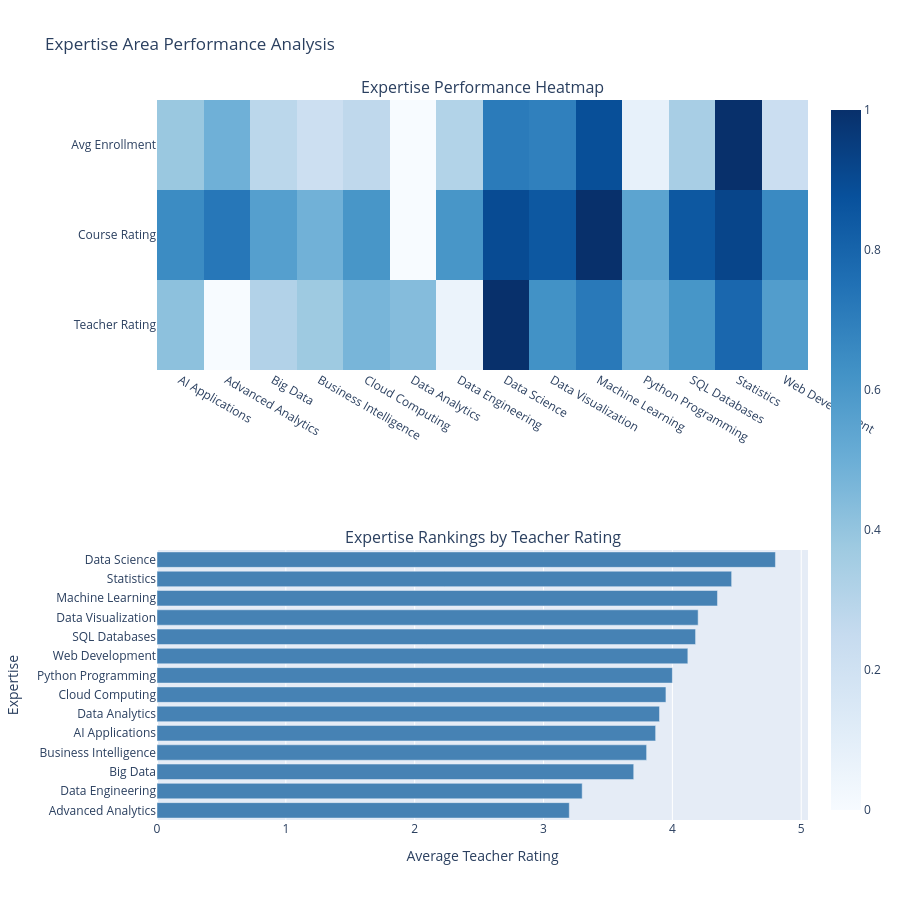

Source (notebook cell):
### Markdown cell above
## Phase 8: Expertise-Based Performance Analysis

### Code cell
print("\n" + "=" * 80)
print("PHASE 8: EXPERTISE-BASED PERFORMANCE ANALYSIS")
print("=" * 80)

# 8.1 Expertise Performance Metrics
print("\n" + "─" * 80)
print("8.1 EXPERTISE PERFORMANCE METRICS")
print("─" * 80)

expertise_analysis = integrated_data.groupby('Expertise').agg({
    'TeacherRating': 'mean',
    'CourseRating': 'mean',
    'EnrollmentCount': 'sum',
    'TeacherID': 'count'
}).round(2).sort_values('TeacherRating', ascending=False)

expertise_analysis.columns = ['Avg Teacher Rating', 'Avg Course Rating', 'Total Enrollments', 'Num Courses']
print(f"\n{expertise_analysis.to_string()}")

# Identify best and weak performing areas
print("\n" + "─" * 80)
print("8.2 PERFORMANCE RANKINGS")
print("─" * 80)

best_expertise = expertise_analysis.nlargest(5, 'Avg Teacher Rating')
weak_expertise = expertise_analysis.nsmallest(5, 'Avg Teacher Rating')

print(f"\n🏆 Top 5 Best-Performing Expertise Areas:")
print(best_expertise.to_string())

print(f"\n⚠️  Bottom 5 Expertise Areas (Training Needed):")
print(weak_expertise.to_string())

# Training opportunities
print(f"\n💡 Training Opportunities:")
for exp in weak_expertise.index:
    gap = best_expertise['Avg Teacher Rating'].mean() - expertise_analysis.loc[exp, 'Avg Teacher Rating']
    print(f"  • {exp}: {gap:.2f} points below best (Priority: HIGH)")

# Visualizations
fig = make_subplots(
    rows=2, cols=1,
    subplot_titles=("Expertise Performance Heatmap", "Expertise Rankings by Teacher Rating"),
    specs=[[{"type": "heatmap"}],
           [{"type": "bar"}]]
)

# Create data for heatmap
expertise_metrics = integrated_data.groupby('Expertise').agg({
    'TeacherRating': 'mean',
    'CourseRating': 'mean',
    'EnrollmentCount': 'mean'
}).reset_index()

# Normalize for better visualization
from sklearn.preprocessing import MinMaxScaler
scaler = MinMaxScaler()
heatmap_data = expertise_metrics[['TeacherRating', 'CourseRating', 'EnrollmentCount']].values
heatmap_data_norm = scaler.fit_transform(heatmap_data)

fig.add_trace(
    go.Heatmap(
        z=heatmap_data_norm.T,
        x=expertise_metrics['Expertise'],
        y=['Teacher Rating', 'Course Rating', 'Avg Enrollment'],
        colorscale='Blues'
    ),
    row=1, col=1
)

# Bar chart for rankings
expertise_sorted = expertise_analysis.sort_values('Avg Teacher Rating')
fig.add_trace(
    go.Bar(
        x=expertise_sorted['Avg Teacher Rating'],
        y=expertise_sorted.index,
        orientation='h',
        marker_color='steelblue'
    ),
    row=2, col=1
)

fig.update_yaxes(title_text="Expertise", row=2, col=1)
fig.update_xaxes(title_text="Average Teacher Rating", row=2, col=1)

fig.update_layout(height=900, showlegend=False, title_text="Expertise Area Performance Analysis")
fig.show()

### Figure 1 — Plotly figure (JSON) as saved in the notebook; plotly's stock layout.template omitted (floating-point values rounded to 4 significant figures)
{"data": [{"colorscale": [[0.0, "rgb(247,251,255)"], [0.125, "rgb(222,235,247)"], [0.25, "rgb(198,219,239)"], [0.375, "rgb(158,202,225)"], [0.5, "rgb(107,174,214)"], [0.625, "rgb(66,146,198)"], [0.75, "rgb(33,113,181)"], [0.875, "rgb(8,81,156)"], [1.0, "rgb(8,48,107)"]], "type": "heatmap", "x": ["AI Applications", "Advanced Analytics", "Big Data", "Business Intelligence", "Cloud Computing", "Data Analytics", "Data Engineering", "Data Science", "Data Visualization", "Machine Learning", "Python Programming", "SQL Databases", "Statistics", "Web Development"], "xaxis": "x", "y": ["Teacher Rating", "Course Rating", "Avg Enrollment"], "yaxis": "y", "z": [[0.4167, 0.0, 0.3125, 0.375, 0.4688, 0.4375, 0.0625, 1.0, 0.625, 0.7188, 0.5, 0.6094, 0.7875, 0.575], [0.6465, 0.7273, 0.5657, 0.4848, 0.6061, 0.0, 0.6061, 0.897, 0.8485, 1.0, 0.5455, 0.8485, 0.9212, 0.6545], [0.3854, 0.4902, 0.2828, 0.2164, 0.273, 0.0, 0.311, 0.714, 0.693, 0.8845, 0.08114, 0.3431, 1.0, 0.2258]]}, {"marker": {"color": "steelblue"}, "orientation": "h", "type": "bar", "x": [3.2, 3.3, 3.7, 3.8, 3.87, 3.9, 3.95, 4.0, 4.12, 4.18, 4.2, 4.35, 4.46, 4.8], "xaxis": "x2", "y": ["Advanced Analytics", "Data Engineering", "Big Data", "Business Intelligence", "AI Applications", "Data Analytics", "Cloud Computing", "Python Programming", "Web Development", "SQL Databases", "Data Visualization", "Machine Learning", "Statistics", "Data Science"], "yaxis": "y2"}], "layout": {"annotations": [{"font": {"size": 16}, "showarrow": false, "text": "Expertise Performance Heatmap", "x": 0.5, "xanchor": "center", "xref": "paper", "y": 1.0, "yanchor": "bottom", "yref": "paper"}, {"font": {"size": 16}, "showarrow": false, "text": "Expertise Rankings by Teacher Rating", "x": 0.5, "xanchor": "center", "xref": "paper", "y": 0.375, "yanchor": "bottom", "yref": "paper"}], "height": 900, "showlegend": false, "title": {"text": "Expertise Area Performance Analysis"}, "xaxis": {"anchor": "y", "domain": [0.0, 1.0]}, "xaxis2": {"anchor": "y2", "domain": [0.0, 1.0], "title": {"text": "Average Teacher Rating"}}, "yaxis": {"anchor": "x", "domain": [0.625, 1.0]}, "yaxis2": {"anchor": "x2", "domain": [0.0, 0.375], "title": {"text": "Expertise"}}}}
